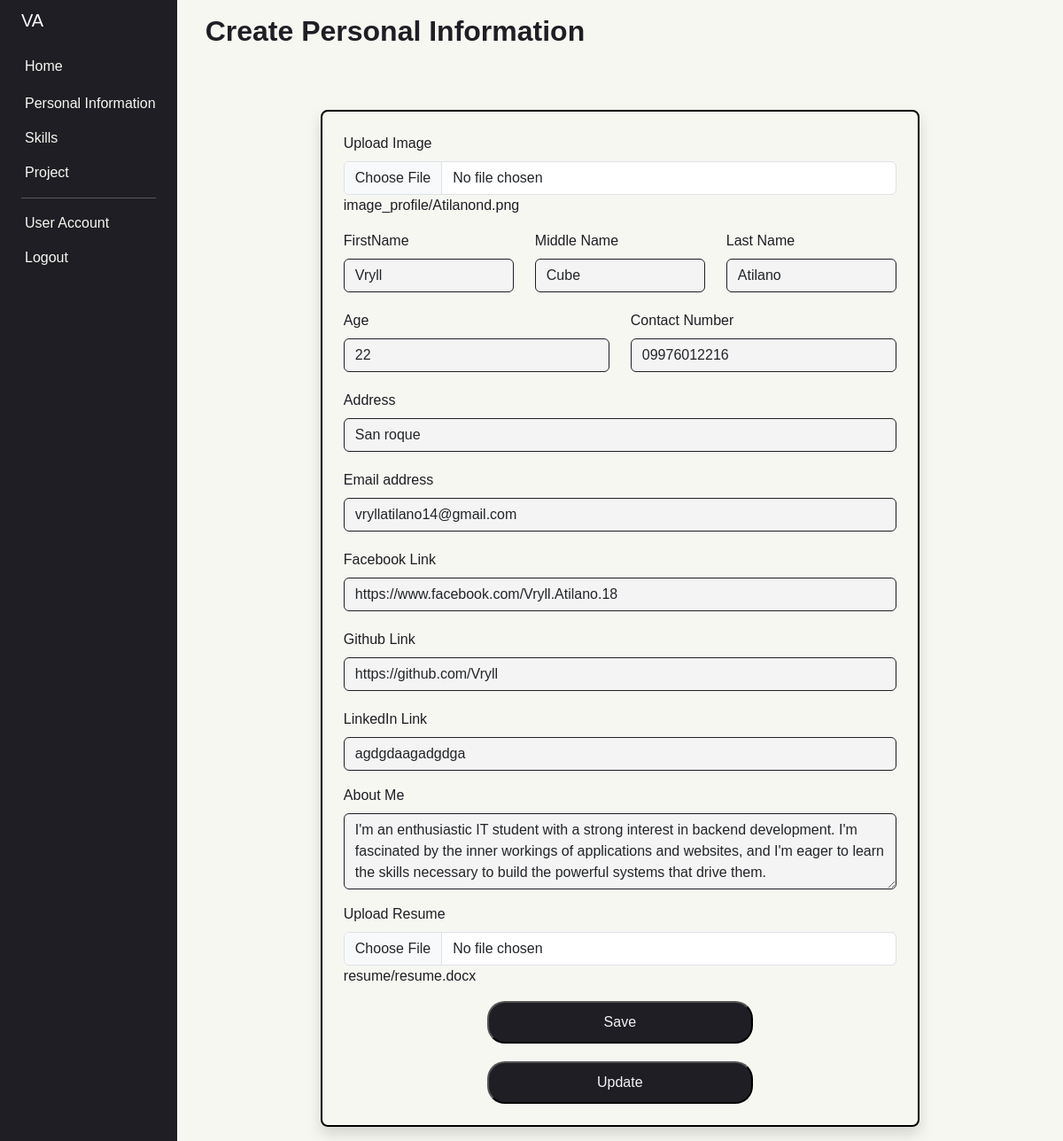
The page /admin_cms/personal_information/ (signed in) on the database its author committed.
### backend/models.py (models this page shows, shortened)
class User(AbstractUser):
    image_profile=models.ImageField(upload_to='image_profile/', null=True, blank=True)
    first_name=models.CharField(max_length=200, null = True, blank = True)
    middle_name = models.CharField(max_length=200, null=True, blank=True)
    last_name=models.CharField(max_length=200, null = True, blank=True)
    contact_number=models.CharField(max_length=200, null = True, blank=True)
    age = models.CharField(max_length=200, null = True, blank=True)
    address = models.CharField(max_length=200, null = True, blank=True)
    email = models.EmailField(max_length=200, null=True, blank=True)
    facebook_link=models.CharField(max_length=200, null = True, blank=True)
    github_link=models.CharField(max_length=200, null = True, blank=True)
    linkedin_link=models.CharField(max_length=200, null = True, blank=True)
    username = models.CharField(max_length=150,null = True, blank=True, unique=True)
    password = models.CharField(max_length=200, null=True, blank=True)
    confirm_password = models.CharField(max_length=200, null=True, blank=True)
    about_me_context=models.CharField(max_length=500, null = True, blank = True)
    resume=models.FileField(upload_to='resume/', null = True, blank=True)

### base/views.py (the view)
@login_required(login_url="/auth/login")
def admin_personal_info(request):
    user = User.objects.all()
    if request.method == 'POST':
        user_instance = request.user
        form = PersonalInformationForm(request.POST, request.FILES)
        if form.is_valid():
            try:
                cleaned_data = form.cleaned_data
                for field, value in cleaned_data.items():
                    if value:
                        setattr(user_instance, field, value)
                        user_instance.save()
                return redirect('base:personal_information')
            except Exception as e:
                print(f"Error: {e}")
                context = {'form': form, 'error_message': "There was a problem saving the data. Please try again."}
        else:
            print(form.errors)
    else:
        form = PersonalInformationForm()
    context = {'form': form, 'user': user}
    return render(request, 'personal_information.html', context)

### backend/forms.py
class PersonalInformationForm(ModelForm):
    class Meta:
        model = User
        fields = [
                'image_profile',
                'first_name',
                'middle_name',
                'last_name',
                'contact_number',
                'age',
                'address',
                'email',
                'facebook_link',
                'github_link',
                'linkedin_link',
                'username',
                'password',
                'confirm_password',
                'about_me_context',
                'resume'
            ]

### templates/personal_information.html (shortened to what this page needs)
{% load static %}
<!DOCTYPE html>
<html lang="en">
<head>
    <link rel="stylesheet" href="{% static '../static/dependencies/css/bootstrap.css' %}">
    <link rel="stylesheet" href="{% static '../static/css/personal_information.css' %}">
    <link rel="stylesheet" href="{% static '../static/css/admin-navBar.css' %}">
</head>
<body>
    <div class="container-fluid">
        <div class="row flex-nowrap">
            {% include './components/header/admin_navbar.html' %}
            <div class="col py-3 content">
                <div class="container-fluid">
                    <div class="row">
                        <h2>Create Personal Information</h2>
                        <div class="col">
                            <div class="container" style="max-width: 700px;">
                                <form class="border border-2 border-black p-4 shadow rounded-3" action="{% url 'base:personal_information' %}" method="POST" enctype="multipart/form-data">
                                    {% for user_data in user %}
                                        <div class="mb-3">
                                                <div class="row mb-3">
                                                    <div class="col">
                                                        <label for="image_profile" class="form-label">Upload Image</label>
                                                        <input name="image_profile" class="form-control" type="file" id="image_profile">
                                                        <span>{{ user_data.image_profile }}</span>
                                                    </div>
                                                </div>
                                                <div class="row profile-name" style="margin-bottom:  20px;">
                                                    <div class="col">
                                                        <label for="first_name" class="form-label"> FirstName</label>
                                                        <input type="text" name="first_name" class="form-control text-boxes" id="first_name" placeholder="Enter your first name" value="{{ user_data.first_name }}">
                                                    </div>
                                                    <div class="col">
                                                        <label for="middle_name" class="form-label">Middle Name</label>
                                                        <input type="text" name="middle_name" class="form-control text-boxes" id="middle_name" placeholder="Enter your middle name" value="{{ user_data.middle_name }}">
                                                    </div>
                                                    <div class="col">
                                                        <label for="last_name" class="form-label">Last Name</label>
                                                        <input type="text" name="last_name" class="form-control text-boxes" id="last_name" placeholder="Enter your last name" value="{{ user_data.last_name }}">
                                                    </div>
                                                </div>
                                                <div class="row age-contact" style="margin-bottom:  20px;">
                                                    <div class="col">
                                                        <label for="age" class="form-label">Age</label>
                                                        <input type="text" name="age" class="form-control text-boxes" id="age" placeholder="Enter your age" value="{{ user_data.age }}">
                                                    </div>
                                                    <div class="col">
                                                        <label for="contact_number" class="form-label">Contact Number</label>
                                                        <input type="text" name="contact_number" class="form-control text-boxes" id="contact_number" placeholder="Enter your contact number" value="{{ user_data.contact_number }}">
                                                    </div>
                                                </div>
                                                <label for="address" class="form-label">Address</label>
                                                <input type="text" name="address" class="form-control text-boxes" id="address" placeholder="Enter your address" value="{{ user_data.address }}">
                                                <div style="margin-top: 20px;">
                                                    <label for="email" class="form-label">Email address</label>
                                                    <input type="email"  name="email" class="form-control text-boxes" id="email" placeholder="Enter your email address" value="{{ user_data.email }}">
                                                </div>
                                                <div style="margin-top: 20px;">
                                                    <label for="facebook_link" class="form-label">Facebook Link</label>
                                                    <input type="text" name="facebook_link" class="form-control text-boxes" id="facebook_link" placeholder="Enter your facebook link" value="{{ user_data.facebook_link }}">
                                                </div>
                                                <div style="margin-top: 20px;">
                                                    <label for="github_link" class="form-label">Github Link</label>
                                                    <input type="text" name="github_link" class="form-control text-boxes" id="github_link" placeholder="Enter your github link" value="{{ user_data.github_link }}">
                                                </div>
                                                <div style="margin-top: 20px;">
                                                    <label for="linkedin_link" class="form-label">LinkedIn Link</label>
                                                    <input type="text" name="linkedin_link" class="form-control text-boxes" id="linkedin_link" placeholder="Enter your linkedin link" value="{{ user_data.linkedin_link }}">
                                                </div>
                                        </div>
                                    <div class="mb-3">
                                        <label for="about_me_context" class="form-label">About Me</label>
                                        <textarea class="form-control text-boxes" name="about_me_context" id="about_me_context" rows="3">{{user_data.about_me_context}}</textarea>
                                    </div>
                                    <div class="row mb-3">
                                        <div class="col">
                                            <label for="resume" class="form-label">Upload Resume</label>
                                            <input name="resume" class="form-control" type="file" id="formFile">
                                            <span>{{ user_data.resume }}</span>
                                        </div>
                                    </div>
                                    {% endfor %}
                                    <div class="text-center form-btn">
                                        <div class="d-flex justify-content-center">
                                            <button type="submit" class="submit-btn" style="border-radius: 20px; background-color: #1e1e24; color: #f5f4f4; padding: 10px 20px; cursor: pointer; width: 300px;">Save</button>
                                        </div>
                                    </div>
                                    <div class="text-center form-btn" style="margin-top: 20px;">
                                        <div class="d-flex justify-content-center">
                                            <button type="submit" class="update-btn" style="border-radius: 20px; background-color: #1e1e24; color: #f5f4f4; padding: 10px 20px; cursor: pointer; width: 300px;">Update</button>
                                        </div>
                                    </div>
                                </form>
                            </div>
                        </div>
                    </div>
                </div>
            </div>
        </div>
    </div>
</body>
</html>

### static/css/personal_information.css (style rules this page uses)
* { box-sizing: border-box; padding: 0; margin: 0; font-family: "Poppins", sans-serif; text-decoration: none; list-style: none; }
body { background-color: #f7f7f2; }
.text-boxes { background-color: #f5f4f4; border: 1px solid #1e1e24; }
.content { color: #1e1e24; padding: 20px; height: 100%; }
.content h2 { font-family: "Poppins", sans-serif; font-weight: bold; margin-bottom: 70px; }
h2 { font-weight: bold; }

### static/css/admin-navBar.css (style rules this page uses)
* { box-sizing: border-box; padding: 0; margin: 0; font-family: "Poppins", sans-serif; text-decoration: none; list-style: none; }
.content { background-color: #f7f7f2; color: #1e1e24; }

### rows shown on the page
User: image_profile "image_profile/Atilanond.png", first_name "Vryll", middle_name "Cube", last_name "Atilano", age "22", contact_number "09976012216", address "San roque", email "vryllatilano14@gmail.com", facebook_link "https://www.facebook.com/Vryll.Atilano.18", github_link "https://github.com/Vryll", linkedin_link "agdgdaagadgdga", about_me_context "I'm an enthusiastic IT student with a strong interest in backend development. I'm fascinated by the inner workings of applications and websites, and I'm eager to learn the skills necessary to build the powerful systems that drive them.", resume "resume/resume.docx"
